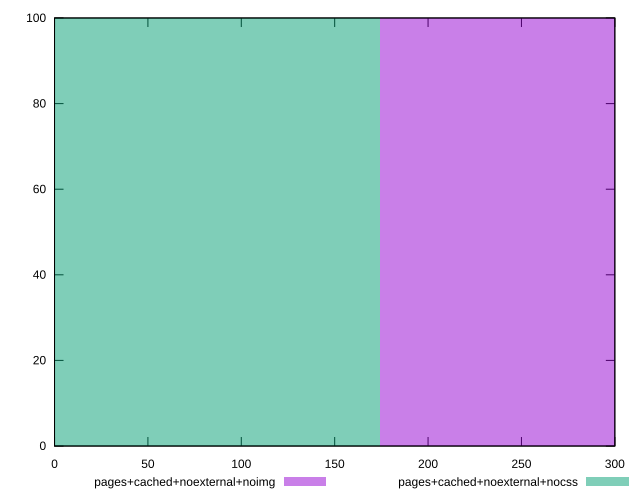

The script that saved this image:
reset

$pagesCachedNoexternalNoimg <<EOF
349.01414899532705 100
EOF

$pagesCachedNoexternalNocss <<EOF
0 100
EOF

set key outside below
set boxwidth 349.01414899532705
set xrange [0:300]
set yrange [0:100]
set trange [0:100]
set style fill transparent solid 0.5 noborder
set terminal svg size 640, 500 enhanced background rgb 'white'
set output "reprap/unused-css-rules/comparison/histogram/8_vs_9.svg"

plot $pagesCachedNoexternalNoimg title "pages+cached+noexternal+noimg" with boxes, \
     $pagesCachedNoexternalNocss title "pages+cached+noexternal+nocss" with boxes

reset
